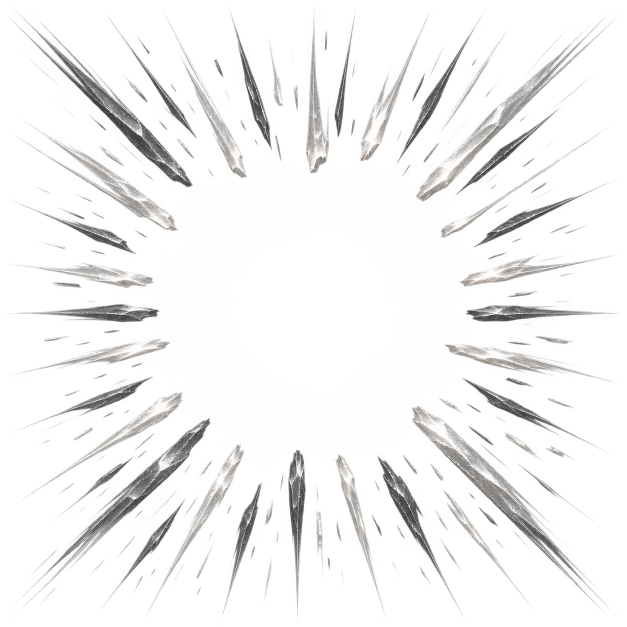
#> input picture src/assets/art/fx_source/charge_gather_suction_20261118/charge_gather_foil.png, 1254 x 1254 px (shown at 1/2 size); its folder holds only this picture in this run
$ python export.py
#> lines starting #> are read from the running program, lines starting #| are printed output that depends on the picture
"""모으기 기운 그림(사방에서 가운데로 곧게 빨려 드는 흰 · 검은 속도선) — Codex 원본을 게임 파일(512px 투명 webp)로 내보내고 설치한다.

원본은 다시 그리지 않는다 — 가운데에 맞춰 90% 크기로 줄이고 여백만 정리한다(함성 충격파 export.py 와 같은 규칙).
금속박 한 장만 쓴다 — 그림체 설정과 상관없이(ADR-1270 · 다크 카툰 판은 걷었다).
금속박 원본은 가운데에 옅은 회색 안개(알파 1 ~ 63)가 깔려 초상이 뿌옇게 덮여서, 알파 24 아래를 걷고 24 ~ 80 을 0 ~ 255 로 편다.
테두리 상자는 알파 16 이상으로 잰다(원본 가장자리까지 닿는 알파 몇 점짜리 티끌은 상자에 안 넣는다).
실행: python src/assets/art/fx_source/charge_gather_suction_20261118/export.py
"""
import json
from pathlib import Path

import numpy as np
from PIL import Image

BASE = Path(__file__).resolve().parent
ROOT = BASE.parents[4]
GAME = ROOT / 'src/assets/art/fx/skills'
SIZE = 512
STYLES = ['foil']
HAZE = {'foil': (24, 80)}   # 그림체 → (걷는 알파, 다 차는 알파) · 같은 값이면 그 아래만 0
BOX_ALPHA = 16


def lift_haze(im, lo, hi):
    arr = np.array(im)
    a = arr[..., 3].astype(float)
    if hi > lo:
        arr[..., 3] = (np.clip((a - lo) / (hi - lo), 0, 1) * 255).round().astype(np.uint8)
    else:
        arr[..., 3] = np.where(a < lo, 0, a).astype(np.uint8)
    return Image.fromarray(arr)


def main():
    report = []
    for st in STYLES:
        src = BASE / f'charge_gather_{st}.png'
        original = Image.open(src).convert('RGBA')
#> original is the input picture: PIL image 1254x1254 RGBA; mean R, G, B, A 123.4, 121.8, 120.8, 33.2
        alpha_range = original.getextrema()[3]
#> alpha_range = (0, 255)
        assert alpha_range[0] == 0 and alpha_range[1] >= 128, src   # 진짜 투명 배경이어야 한다
        original = lift_haze(original, *HAZE[st])
#> in lift_haze, `a = arr[..., 3].astype(float)`:
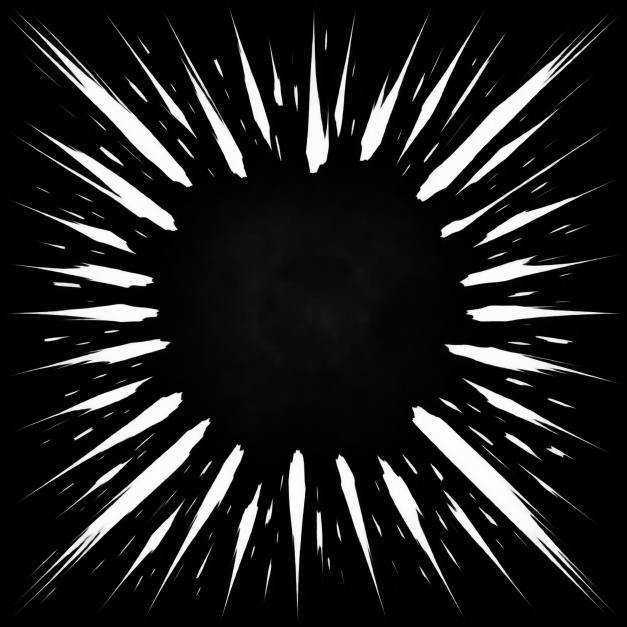
#> a: shape (1254, 1254) float64 (shown at 1/2 size); min 0, max 255, mean 33.2
        box = original.getchannel('A').point(lambda v: 255 if v >= BOX_ALPHA else 0).getbbox()
#> box = (19, 19, 1239, 1237)
        art = original.crop(box)
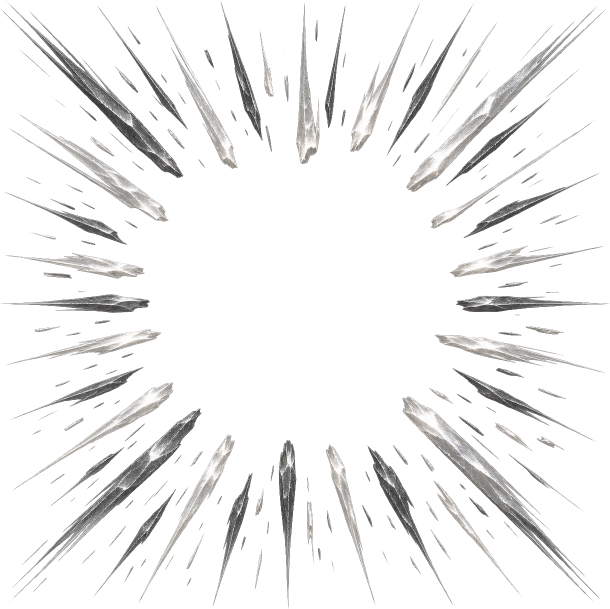
#> art: PIL image 1220x1218 RGBA (shown at 1/2 size); mean R, G, B, A 130.6, 128.9, 127.8, 37.3; transparent parts drawn white
        ratio = SIZE * .90 / max(art.size)
#> ratio = 0.378
        art = art.convert('RGBa').resize(tuple(round(v * ratio) for v in art.size), Image.Resampling.LANCZOS).convert('RGBA')
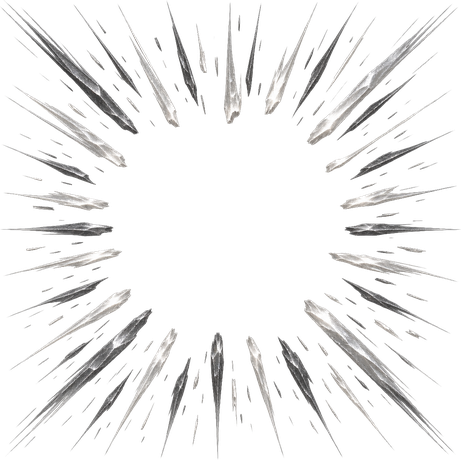
#> art: PIL image 461x460 RGBA; mean R, G, B, A 40, 39.5, 39.2, 37.6; transparent parts drawn white
        out = Image.new('RGBA', (SIZE, SIZE))
#> out: PIL image 512x512 RGBA; every value is 0
        out.paste(art, ((SIZE - art.width) // 2, (SIZE - art.height) // 2))
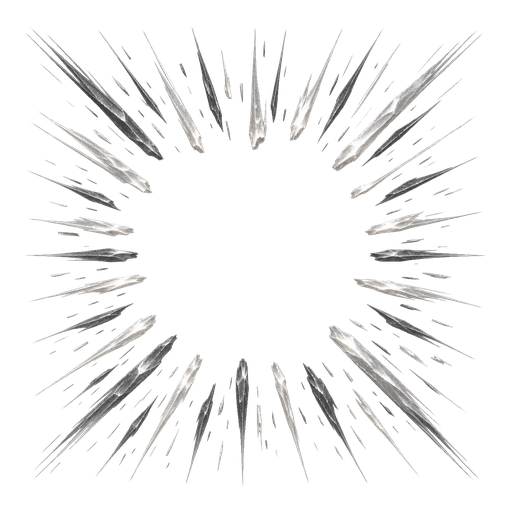
#> out: PIL image 512x512 RGBA; mean R, G, B, A 32.4, 32, 31.7, 30.4; transparent parts drawn white
        dst = GAME / f'charge_gather_{st}.webp'
        out.save(dst, 'WEBP', quality=92, alpha_quality=100, method=4)
        check = Image.open(dst).convert('RGBA').getchannel('A').getbbox()
#> check = (25, 26, 486, 486)
        assert min(check[:2]) >= 20 and max(check[2:]) <= SIZE - 20, check
        report.append({'style': st, 'source': src.name, 'game_file': str(dst.relative_to(ROOT)).replace('\\', '/'),
                       'dimensions': [SIZE, SIZE], 'bbox': check, 'source_alpha_range': alpha_range,
#> (the run stopped early here; a loop or call above may not have finished)
